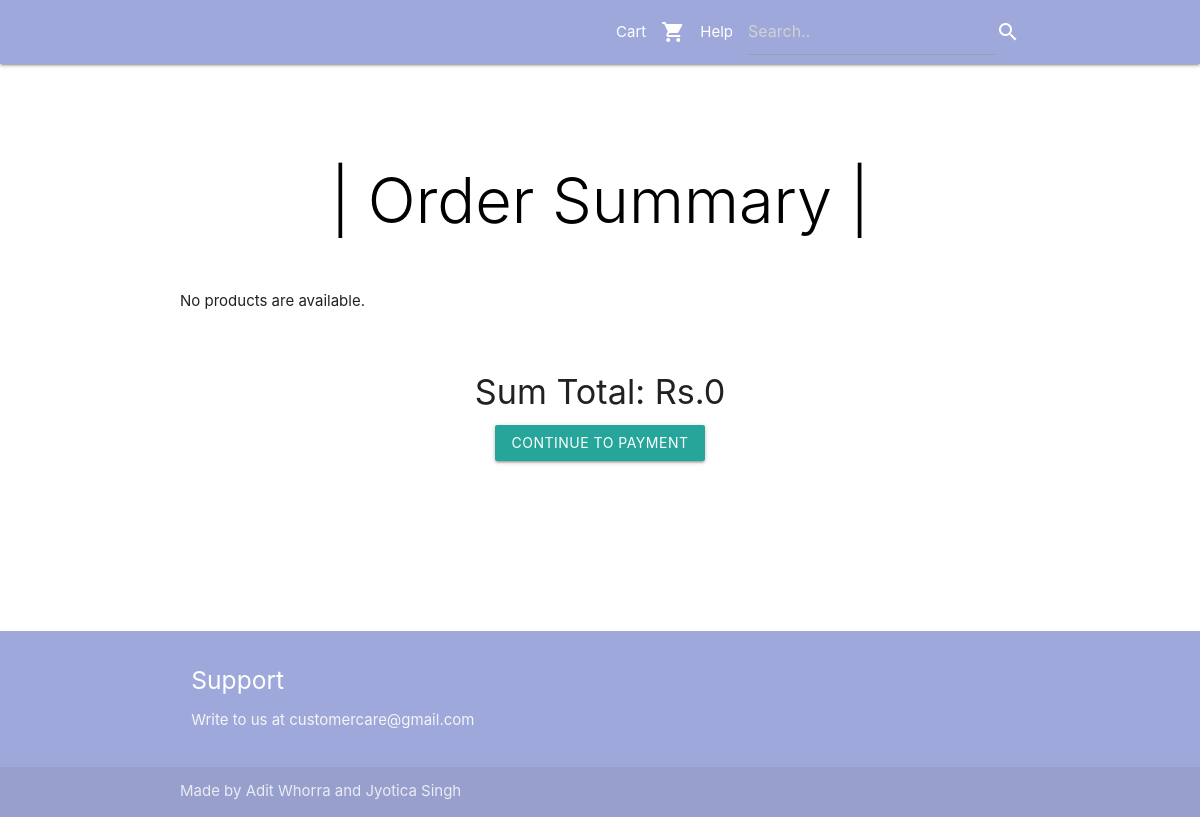
/checkout/, run on an earlier commit of the app's database.
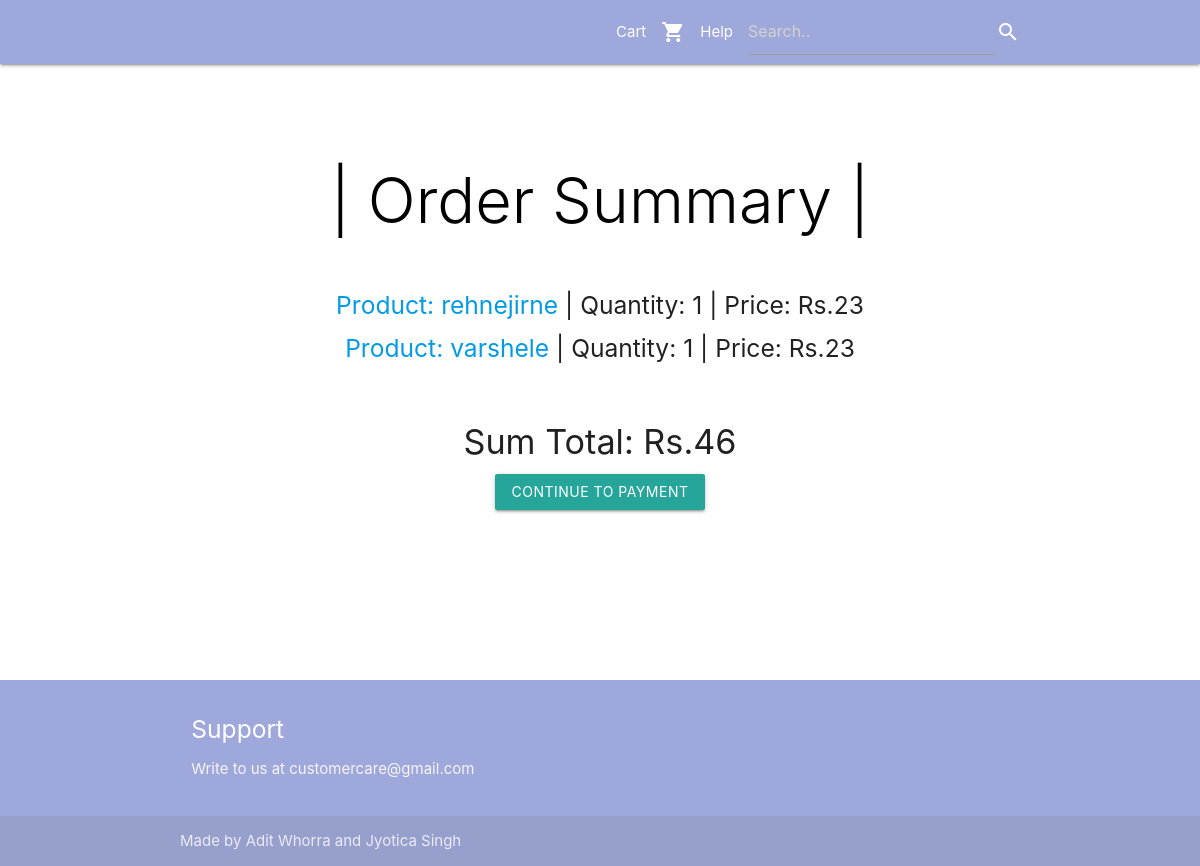
And on a later commit of the database.
### cart/models.py (models this page shows, shortened)
class product(models.Model):
    product_ID = models.IntegerField(primary_key=True)
    product_name = models.CharField(max_length=200, blank=True)
    category = models.CharField(max_length=200, blank=True)
    product_stock = models.IntegerField(default=0)
    price = models.IntegerField(default=0)
    product_description = models.CharField(max_length=300, default='Null')
    cart = models.CharField(max_length=5000, default='Null')
    quantity = models.IntegerField(default=0)
    imagesrc = models.CharField(max_length=500, default=" ")

### cart/views.py (the view)
# urls.py: path('checkout/', views.checkout, name='checkout'),
def checkout(request):
    products = product.objects.all().filter(cart="1")
    context = {
        'products': products,
    }
    template = loader.get_template('checkout.html')
    return HttpResponse(template.render(context, request))

### cart/templates/checkout.html (shortened to what this page needs)
<!DOCTYPE html>
<html lang="en">
{% extends 'base.html' %}
{% block head %}
<head>
{% load static %}
  <link href="{% static 'css/materialize.css' %}" type="text/css" rel="stylesheet" media="screen,projection"/>
  <link href="{% static 'css/style.css' %}" type="text/css" rel="stylesheet" media="screen,projection"/>
</head>
{% endblock %}
{% block body %}
<body>
  {% load static %}
  <nav class="indigo lighten-3" role="navigation">
    <div class="nav-wrapper container"><a id="logo-container" href="http://localhost:8000/ecommerce/" class="brand-logo"></a>
      {% load static %}
      <ul class="right hide-on-med-and-down">
        <li><a href="http://localhost:8000/ecommerce/cart">Cart</a></li><li><i class="material-icons">shopping_cart</i></li>
        <li><a href="#">Help</a></li>
        <li><input type="text" placeholder="Search.." name="search"></li><li><i class="material-icons">search</i></li>
      </ul>
    </div>
  </nav>
  <div class="section no-pad-bot" id="index-banner">
    <div class="container">
      <br><br>
      <h1 class="header center black-text light">| Order Summary |</h1>
    </div>
  </div>
  <div class="container">
    <div class="section">
      <div class="row">
{% if products %}
            <ul>
            {% for product in products %}
                <h5 class="center"><li><a href="/ecommerce/{{ product.product_ID }}/">Product: {{product.product_name }}</a> | Quantity: {{product.quantity }} | Price: Rs.{% widthratio product.price 1 product.quantity %}</li></h5>
            {% endfor %}
            </ul>
        {% else %}
            <p>No products are available.</p>
        {% endif %}
<form action='payment/' method="GET" id="form1">
  <br>
<div class="container">
  <div class="center">
    <h4><script> document.write ("Sum Total: Rs." + sum) </script></h4>
  <button
    type="submit"
    class="btn attendBtn"
    name="check out">Continue to Payment
  </button>
</div>
</div>
 </form>
      </div>
      </div>
      </div>
    <br><br>
  <br><br>
  <br><br>
  <footer class="page-footer indigo lighten-3">
    <div class="container">
      <div class="row">
        <div class="col l6 s12">
          <h5 class="white-text">Support</h5>
          <p class="grey-text text-lighten-4">Write to us at customercare@gmail.com</p>
        </div>
      </div>
    </div>
    <div class="footer-copyright">
      <div class="container">
      Made by Adit Whorra and Jyotica Singh
      </div>
    </div>
  </footer>
  </body>
  {% endblock %}

What changed in the data, as far as the page shows it:
added product: product_name "rehnejirne", quantity "1", price+quantity "23"
added product: product_name "varshele", quantity "1", price+quantity "23"
Also different on the page:
text written by a page script: "Sum Total: Rs.0" → "Sum Total: Rs.46"
text no longer shown: "No products are available."
